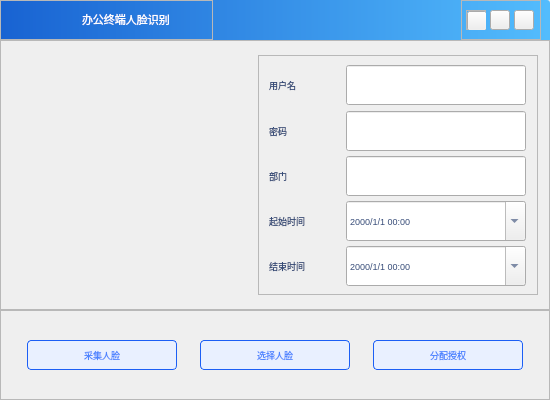
<?xml version="1.0" encoding="UTF-8"?>
<ui version="4.0">
 <class>tmpAuthorizeWidget</class>
 <widget class="QWidget" name="tmpAuthorizeWidget">
  <property name="geometry">
   <rect>
    <x>0</x>
    <y>0</y>
    <width>550</width>
    <height>400</height>
   </rect>
  </property>
  <property name="minimumSize">
   <size>
    <width>550</width>
    <height>400</height>
   </size>
  </property>
  <property name="maximumSize">
   <size>
    <width>550</width>
    <height>400</height>
   </size>
  </property>
  <property name="windowTitle">
   <string>Form</string>
  </property>
  <layout class="QVBoxLayout" name="verticalLayout_3">
   <property name="spacing">
    <number>0</number>
   </property>
   <property name="leftMargin">
    <number>0</number>
   </property>
   <property name="topMargin">
    <number>0</number>
   </property>
   <property name="rightMargin">
    <number>0</number>
   </property>
   <property name="bottomMargin">
    <number>0</number>
   </property>
   <item>
    <widget class="QWidget" name="widget" native="true">
     <property name="minimumSize">
      <size>
       <width>550</width>
       <height>400</height>
      </size>
     </property>
     <property name="maximumSize">
      <size>
       <width>550</width>
       <height>400</height>
      </size>
     </property>
     <property name="styleSheet">
      <string notr="true">QWidget#widget{
	border-image: url(:/images/images/passBg2.png);
}</string>
     </property>
     <layout class="QVBoxLayout" name="verticalLayout_2">
      <property name="spacing">
       <number>0</number>
      </property>
      <property name="leftMargin">
       <number>0</number>
      </property>
      <property name="topMargin">
       <number>0</number>
      </property>
      <property name="rightMargin">
       <number>0</number>
      </property>
      <property name="bottomMargin">
       <number>0</number>
      </property>
      <item>
       <widget class="QFrame" name="frame_title">
        <property name="minimumSize">
         <size>
          <width>550</width>
          <height>40</height>
         </size>
        </property>
        <property name="maximumSize">
         <size>
          <width>550</width>
          <height>40</height>
         </size>
        </property>
        <property name="styleSheet">
         <string notr="true">QFrame#frame_title
{
	border-top-left-radius:3px;
	border-top-right-radius:3px;
	background-color:qlineargradient(x1:0,y1:0,x2:1,y2:0,stop:0 rgba(0,83,207,0.9),stop:1 rgba(66,183,255,0.9));
}</string>
        </property>
        <property name="frameShape">
         <enum>QFrame::StyledPanel</enum>
        </property>
        <property name="frameShadow">
         <enum>QFrame::Raised</enum>
        </property>
        <layout class="QHBoxLayout" name="horizontalLayout_title">
         <property name="leftMargin">
          <number>0</number>
         </property>
         <property name="topMargin">
          <number>0</number>
         </property>
         <property name="bottomMargin">
          <number>0</number>
         </property>
         <item>
          <widget class="QFrame" name="frame_left">
           <property name="minimumSize">
            <size>
             <width>213</width>
             <height>40</height>
            </size>
           </property>
           <property name="maximumSize">
            <size>
             <width>213</width>
             <height>40</height>
            </size>
           </property>
           <property name="frameShape">
            <enum>QFrame::StyledPanel</enum>
           </property>
           <property name="frameShadow">
            <enum>QFrame::Raised</enum>
           </property>
           <layout class="QHBoxLayout" name="horizontalLayout_left">
            <property name="spacing">
             <number>3</number>
            </property>
            <property name="leftMargin">
             <number>3</number>
            </property>
            <property name="topMargin">
             <number>0</number>
            </property>
            <property name="rightMargin">
             <number>0</number>
            </property>
            <property name="bottomMargin">
             <number>0</number>
            </property>
            <item>
             <widget class="QLabel" name="label_logo">
              <property name="minimumSize">
               <size>
                <width>75</width>
                <height>25</height>
               </size>
              </property>
              <property name="maximumSize">
               <size>
                <width>75</width>
                <height>25</height>
               </size>
              </property>
              <property name="styleSheet">
               <string notr="true">border-image: url(:/images/images/logo1.png);</string>
              </property>
              <property name="text">
               <string/>
              </property>
             </widget>
            </item>
            <item>
             <widget class="QLabel" name="label_title">
              <property name="minimumSize">
               <size>
                <width>130</width>
                <height>25</height>
               </size>
              </property>
              <property name="maximumSize">
               <size>
                <width>130</width>
                <height>25</height>
               </size>
              </property>
              <property name="font">
               <font>
                <family>微软雅黑</family>
                <pointsize>8</pointsize>
                <weight>50</weight>
                <bold>false</bold>
               </font>
              </property>
              <property name="styleSheet">
               <string notr="true">color: rgb(255, 255, 255);</string>
              </property>
              <property name="text">
               <string>办公终端人脸识别</string>
              </property>
             </widget>
            </item>
           </layout>
          </widget>
         </item>
         <item>
          <spacer name="horizontalSpacer">
           <property name="orientation">
            <enum>Qt::Horizontal</enum>
           </property>
           <property name="sizeHint" stdset="0">
            <size>
             <width>58</width>
             <height>20</height>
            </size>
           </property>
          </spacer>
         </item>
         <item>
          <widget class="QFrame" name="frame_right">
           <property name="minimumSize">
            <size>
             <width>80</width>
             <height>40</height>
            </size>
           </property>
           <property name="maximumSize">
            <size>
             <width>80</width>
             <height>40</height>
            </size>
           </property>
           <property name="styleSheet">
            <string notr="true">border-image: url(:/images/images/topHang.png);</string>
           </property>
           <property name="frameShape">
            <enum>QFrame::StyledPanel</enum>
           </property>
           <property name="frameShadow">
            <enum>QFrame::Raised</enum>
           </property>
           <layout class="QHBoxLayout" name="horizontalLayout_right">
            <property name="spacing">
             <number>0</number>
            </property>
            <property name="leftMargin">
             <number>0</number>
            </property>
            <property name="topMargin">
             <number>0</number>
            </property>
            <property name="rightMargin">
             <number>0</number>
            </property>
            <property name="bottomMargin">
             <number>0</number>
            </property>
            <item>
             <widget class="QFrame" name="frame_return">
              <property name="minimumSize">
               <size>
                <width>20</width>
                <height>20</height>
               </size>
              </property>
              <property name="maximumSize">
               <size>
                <width>20</width>
                <height>20</height>
               </size>
              </property>
              <property name="frameShape">
               <enum>QFrame::StyledPanel</enum>
              </property>
              <property name="frameShadow">
               <enum>QFrame::Raised</enum>
              </property>
              <layout class="QHBoxLayout" name="horizontalLayout_4">
               <property name="spacing">
                <number>0</number>
               </property>
               <property name="leftMargin">
                <number>0</number>
               </property>
               <property name="topMargin">
                <number>0</number>
               </property>
               <property name="rightMargin">
                <number>0</number>
               </property>
               <property name="bottomMargin">
                <number>0</number>
               </property>
               <item>
                <widget class="QPushButton" name="btn_return">
                 <property name="minimumSize">
                  <size>
                   <width>20</width>
                   <height>20</height>
                  </size>
                 </property>
                 <property name="maximumSize">
                  <size>
                   <width>20</width>
                   <height>20</height>
                  </size>
                 </property>
                 <property name="styleSheet">
                  <string notr="true">QPushButton#btn_return
{
	border-image: url(:/images/images/return2.png);
}
QPushButton:hover{background-color:rgba(255,255,255,0.5);}
QPushButton:pressed{background-color:rgba(100,100,100,1);}</string>
                 </property>
                 <property name="text">
                  <string/>
                 </property>
                </widget>
               </item>
              </layout>
             </widget>
            </item>
            <item>
             <widget class="QPushButton" name="btn_min">
              <property name="minimumSize">
               <size>
                <width>20</width>
                <height>20</height>
               </size>
              </property>
              <property name="maximumSize">
               <size>
                <width>20</width>
                <height>20</height>
               </size>
              </property>
              <property name="styleSheet">
               <string notr="true">QPushButton#btn_min
{
	border-image: url(:/images/images/min.png);
}
QPushButton:hover{background-color:rgba(255,255,255,0.5);}
QPushButton:pressed{background-color:rgba(100,100,100,1);}</string>
              </property>
              <property name="text">
               <string/>
              </property>
             </widget>
            </item>
            <item>
             <widget class="QPushButton" name="btn_close">
              <property name="minimumSize">
               <size>
                <width>20</width>
                <height>20</height>
               </size>
              </property>
              <property name="maximumSize">
               <size>
                <width>20</width>
                <height>20</height>
               </size>
              </property>
              <property name="styleSheet">
               <string notr="true">QPushButton#btn_close
{
	border-image: url(:/images/images/close.png);
}
QPushButton:hover{background-color:rgba(255,255,255,0.5);}
QPushButton:pressed{background-color:rgba(100,100,100,1);}</string>
              </property>
              <property name="text">
               <string/>
              </property>
             </widget>
            </item>
           </layout>
          </widget>
         </item>
        </layout>
       </widget>
      </item>
      <item>
       <widget class="QFrame" name="frame">
        <property name="minimumSize">
         <size>
          <width>550</width>
          <height>270</height>
         </size>
        </property>
        <property name="maximumSize">
         <size>
          <width>550</width>
          <height>270</height>
         </size>
        </property>
        <property name="frameShape">
         <enum>QFrame::StyledPanel</enum>
        </property>
        <property name="frameShadow">
         <enum>QFrame::Raised</enum>
        </property>
        <layout class="QHBoxLayout" name="horizontalLayout_3">
         <item>
          <widget class="QStackedWidget" name="stackedWidget">
           <property name="minimumSize">
            <size>
             <width>240</width>
             <height>240</height>
            </size>
           </property>
           <property name="maximumSize">
            <size>
             <width>240</width>
             <height>240</height>
            </size>
           </property>
           <property name="currentIndex">
            <number>1</number>
           </property>
           <widget class="QWidget" name="page">
            <property name="minimumSize">
             <size>
              <width>240</width>
              <height>240</height>
             </size>
            </property>
            <layout class="QHBoxLayout" name="horizontalLayout_2">
             <property name="spacing">
              <number>0</number>
             </property>
             <property name="leftMargin">
              <number>5</number>
             </property>
             <property name="topMargin">
              <number>5</number>
             </property>
             <property name="rightMargin">
              <number>5</number>
             </property>
             <property name="bottomMargin">
              <number>5</number>
             </property>
             <item>
              <widget class="QLabel" name="label">
               <property name="minimumSize">
                <size>
                 <width>230</width>
                 <height>230</height>
                </size>
               </property>
               <property name="maximumSize">
                <size>
                 <width>230</width>
                 <height>230</height>
                </size>
               </property>
               <property name="styleSheet">
                <string notr="true">border-image: url(:/images/images/faceIdentify.png);</string>
               </property>
               <property name="text">
                <string/>
               </property>
              </widget>
             </item>
            </layout>
           </widget>
           <widget class="QWidget" name="page_2">
            <property name="minimumSize">
             <size>
              <width>240</width>
              <height>240</height>
             </size>
            </property>
            <property name="maximumSize">
             <size>
              <width>240</width>
              <height>240</height>
             </size>
            </property>
            <layout class="QVBoxLayout" name="verticalLayout">
             <property name="spacing">
              <number>0</number>
             </property>
             <property name="leftMargin">
              <number>0</number>
             </property>
             <property name="topMargin">
              <number>0</number>
             </property>
             <property name="rightMargin">
              <number>0</number>
             </property>
             <property name="bottomMargin">
              <number>0</number>
             </property>
             <item>
              <widget class="QWidget" name="widget_cam" native="true">
               <property name="minimumSize">
                <size>
                 <width>240</width>
                 <height>240</height>
                </size>
               </property>
               <property name="maximumSize">
                <size>
                 <width>240</width>
                 <height>240</height>
                </size>
               </property>
               <layout class="QGridLayout" name="gridLayout">
                <property name="leftMargin">
                 <number>0</number>
                </property>
                <property name="topMargin">
                 <number>0</number>
                </property>
                <property name="rightMargin">
                 <number>0</number>
                </property>
                <property name="bottomMargin">
                 <number>0</number>
                </property>
                <property name="spacing">
                 <number>0</number>
                </property>
               </layout>
              </widget>
             </item>
            </layout>
           </widget>
           <widget class="QWidget" name="page_3">
            <layout class="QHBoxLayout" name="horizontalLayout_5">
             <property name="spacing">
              <number>0</number>
             </property>
             <property name="leftMargin">
              <number>0</number>
             </property>
             <property name="topMargin">
              <number>0</number>
             </property>
             <property name="rightMargin">
              <number>0</number>
             </property>
             <property name="bottomMargin">
              <number>0</number>
             </property>
             <item>
              <widget class="QLabel" name="label_pixmap">
               <property name="minimumSize">
                <size>
                 <width>240</width>
                 <height>224</height>
                </size>
               </property>
               <property name="maximumSize">
                <size>
                 <width>240</width>
                 <height>224</height>
                </size>
               </property>
               <property name="text">
                <string/>
               </property>
              </widget>
             </item>
            </layout>
           </widget>
          </widget>
         </item>
         <item>
          <widget class="QFrame" name="frame_3">
           <property name="minimumSize">
            <size>
             <width>280</width>
             <height>240</height>
            </size>
           </property>
           <property name="maximumSize">
            <size>
             <width>280</width>
             <height>240</height>
            </size>
           </property>
           <property name="frameShape">
            <enum>QFrame::StyledPanel</enum>
           </property>
           <property name="frameShadow">
            <enum>QFrame::Raised</enum>
           </property>
           <layout class="QGridLayout" name="gridLayout_2">
            <item row="4" column="1">
             <widget class="QDateTimeEdit" name="dateTimeEdit_end">
              <property name="minimumSize">
               <size>
                <width>180</width>
                <height>40</height>
               </size>
              </property>
              <property name="maximumSize">
               <size>
                <width>180</width>
                <height>40</height>
               </size>
              </property>
              <property name="font">
               <font>
                <pointsize>7</pointsize>
               </font>
              </property>
              <property name="styleSheet">
               <string notr="true">color: rgb(55, 76, 120);</string>
              </property>
              <property name="displayFormat">
               <string>yyyy/M/d HH:mm</string>
              </property>
              <property name="calendarPopup">
               <bool>true</bool>
              </property>
             </widget>
            </item>
            <item row="1" column="1">
             <widget class="myPwdLinEdit" name="lineEdit_pwd">
              <property name="minimumSize">
               <size>
                <width>180</width>
                <height>40</height>
               </size>
              </property>
              <property name="maximumSize">
               <size>
                <width>180</width>
                <height>40</height>
               </size>
              </property>
              <property name="font">
               <font>
                <pointsize>7</pointsize>
               </font>
              </property>
              <property name="styleSheet">
               <string notr="true">color: rgb(55, 76, 120);</string>
              </property>
             </widget>
            </item>
            <item row="1" column="0">
             <widget class="QLabel" name="label_5">
              <property name="minimumSize">
               <size>
                <width>70</width>
                <height>40</height>
               </size>
              </property>
              <property name="maximumSize">
               <size>
                <width>70</width>
                <height>40</height>
               </size>
              </property>
              <property name="font">
               <font>
                <family>微软雅黑</family>
                <pointsize>7</pointsize>
               </font>
              </property>
              <property name="styleSheet">
               <string notr="true">color: rgb(55, 76, 120);</string>
              </property>
              <property name="text">
               <string>密码</string>
              </property>
             </widget>
            </item>
            <item row="3" column="0">
             <widget class="QLabel" name="label_3">
              <property name="minimumSize">
               <size>
                <width>70</width>
                <height>40</height>
               </size>
              </property>
              <property name="maximumSize">
               <size>
                <width>70</width>
                <height>40</height>
               </size>
              </property>
              <property name="font">
               <font>
                <family>微软雅黑</family>
                <pointsize>7</pointsize>
               </font>
              </property>
              <property name="styleSheet">
               <string notr="true">color: rgb(55, 76, 120);</string>
              </property>
              <property name="text">
               <string>起始时间</string>
              </property>
             </widget>
            </item>
            <item row="3" column="1">
             <widget class="QDateTimeEdit" name="dateTimeEdit_start">
              <property name="minimumSize">
               <size>
                <width>180</width>
                <height>40</height>
               </size>
              </property>
              <property name="maximumSize">
               <size>
                <width>180</width>
                <height>40</height>
               </size>
              </property>
              <property name="font">
               <font>
                <pointsize>7</pointsize>
               </font>
              </property>
              <property name="styleSheet">
               <string notr="true">color: rgb(55, 76, 120);</string>
              </property>
              <property name="displayFormat">
               <string>yyyy/M/d HH:mm</string>
              </property>
              <property name="calendarPopup">
               <bool>true</bool>
              </property>
             </widget>
            </item>
            <item row="4" column="0">
             <widget class="QLabel" name="label_4">
              <property name="minimumSize">
               <size>
                <width>70</width>
                <height>40</height>
               </size>
              </property>
              <property name="maximumSize">
               <size>
                <width>70</width>
                <height>40</height>
               </size>
              </property>
              <property name="font">
               <font>
                <family>微软雅黑</family>
                <pointsize>7</pointsize>
               </font>
              </property>
              <property name="styleSheet">
               <string notr="true">color: rgb(55, 76, 120);</string>
              </property>
              <property name="text">
               <string>结束时间</string>
              </property>
             </widget>
            </item>
            <item row="0" column="1">
             <widget class="QLineEdit" name="lineEdit_user">
              <property name="minimumSize">
               <size>
                <width>180</width>
                <height>40</height>
               </size>
              </property>
              <property name="maximumSize">
               <size>
                <width>180</width>
                <height>40</height>
               </size>
              </property>
              <property name="font">
               <font>
                <pointsize>7</pointsize>
               </font>
              </property>
              <property name="styleSheet">
               <string notr="true">color: rgb(55, 76, 120);</string>
              </property>
             </widget>
            </item>
            <item row="0" column="0">
             <widget class="QLabel" name="label_2">
              <property name="minimumSize">
               <size>
                <width>70</width>
                <height>40</height>
               </size>
              </property>
              <property name="maximumSize">
               <size>
                <width>70</width>
                <height>40</height>
               </size>
              </property>
              <property name="font">
               <font>
                <family>微软雅黑</family>
                <pointsize>7</pointsize>
               </font>
              </property>
              <property name="styleSheet">
               <string notr="true">color: rgb(55, 76, 120);</string>
              </property>
              <property name="text">
               <string>用户名</string>
              </property>
             </widget>
            </item>
            <item row="2" column="0">
             <widget class="QLabel" name="label_6">
              <property name="minimumSize">
               <size>
                <width>70</width>
                <height>40</height>
               </size>
              </property>
              <property name="maximumSize">
               <size>
                <width>70</width>
                <height>40</height>
               </size>
              </property>
              <property name="font">
               <font>
                <family>微软雅黑</family>
                <pointsize>7</pointsize>
               </font>
              </property>
              <property name="styleSheet">
               <string notr="true">color: rgb(55, 76, 120);</string>
              </property>
              <property name="text">
               <string>部门</string>
              </property>
             </widget>
            </item>
            <item row="2" column="1">
             <widget class="QLineEdit" name="lineEdit_department">
              <property name="minimumSize">
               <size>
                <width>180</width>
                <height>40</height>
               </size>
              </property>
              <property name="maximumSize">
               <size>
                <width>180</width>
                <height>40</height>
               </size>
              </property>
              <property name="font">
               <font>
                <pointsize>7</pointsize>
               </font>
              </property>
              <property name="styleSheet">
               <string notr="true">color: rgb(55, 76, 120);</string>
              </property>
             </widget>
            </item>
           </layout>
          </widget>
         </item>
        </layout>
       </widget>
      </item>
      <item>
       <widget class="QFrame" name="frame_2">
        <property name="minimumSize">
         <size>
          <width>550</width>
          <height>90</height>
         </size>
        </property>
        <property name="maximumSize">
         <size>
          <width>550</width>
          <height>90</height>
         </size>
        </property>
        <property name="frameShape">
         <enum>QFrame::StyledPanel</enum>
        </property>
        <property name="frameShadow">
         <enum>QFrame::Raised</enum>
        </property>
        <layout class="QHBoxLayout" name="horizontalLayout">
         <item>
          <widget class="QPushButton" name="pushButton">
           <property name="minimumSize">
            <size>
             <width>150</width>
             <height>30</height>
            </size>
           </property>
           <property name="maximumSize">
            <size>
             <width>150</width>
             <height>30</height>
            </size>
           </property>
           <property name="font">
            <font>
             <family>微软雅黑</family>
             <pointsize>7</pointsize>
            </font>
           </property>
           <property name="styleSheet">
            <string notr="true">QPushButton#pushButton{
	color: rgb(75, 131, 255);
	background-color: rgb(233, 240, 255);
	border: 1px solid rgb(28, 95, 245);
	border-radius: 4px;
}

QPushButton#pushButton:hover{
	color: rgb(255, 255, 255);
	background-color: rgb(28, 95, 245);
}

QPushButton#pushButton:pressed{
	color: rgb(255, 255, 255);
	background-color: rgb(28, 95, 245);
}</string>
           </property>
           <property name="text">
            <string>采集人脸</string>
           </property>
          </widget>
         </item>
         <item>
          <widget class="QPushButton" name="pushButton_2">
           <property name="minimumSize">
            <size>
             <width>150</width>
             <height>30</height>
            </size>
           </property>
           <property name="maximumSize">
            <size>
             <width>150</width>
             <height>30</height>
            </size>
           </property>
           <property name="font">
            <font>
             <family>微软雅黑</family>
             <pointsize>7</pointsize>
            </font>
           </property>
           <property name="styleSheet">
            <string notr="true">QPushButton#pushButton_2{
	color: rgb(75, 131, 255);
	background-color: rgb(233, 240, 255);
	border: 1px solid rgb(28, 95, 245);
	border-radius: 4px;
}

QPushButton#pushButton_2:hover{
	color: rgb(255, 255, 255);
	background-color: rgb(28, 95, 245);
}

QPushButton#pushButton_2:pressed{
	color: rgb(255, 255, 255);
	background-color: rgb(28, 95, 245);
}</string>
           </property>
           <property name="text">
            <string>选择人脸</string>
           </property>
          </widget>
         </item>
         <item>
          <widget class="QPushButton" name="pushButton_3">
           <property name="minimumSize">
            <size>
             <width>150</width>
             <height>30</height>
            </size>
           </property>
           <property name="maximumSize">
            <size>
             <width>150</width>
             <height>30</height>
            </size>
           </property>
           <property name="font">
            <font>
             <family>微软雅黑</family>
             <pointsize>7</pointsize>
            </font>
           </property>
           <property name="styleSheet">
            <string notr="true">QPushButton#pushButton_3{
	color: rgb(75, 131, 255);
	background-color: rgb(233, 240, 255);
	border: 1px solid rgb(28, 95, 245);
	border-radius: 4px;
}

QPushButton#pushButton_3:hover{
	color: rgb(255, 255, 255);
	background-color: rgb(28, 95, 245);
}

QPushButton#pushButton_3:pressed{
	color: rgb(255, 255, 255);
	background-color: rgb(28, 95, 245);
}</string>
           </property>
           <property name="text">
            <string>分配授权</string>
           </property>
          </widget>
         </item>
        </layout>
       </widget>
      </item>
     </layout>
    </widget>
   </item>
  </layout>
 </widget>
 <customwidgets>
  <customwidget>
   <class>myPwdLinEdit</class>
   <extends>QLineEdit</extends>
   <header location="global">mypwdlinedit.h</header>
  </customwidget>
 </customwidgets>
 <resources/>
 <connections/>
</ui>
